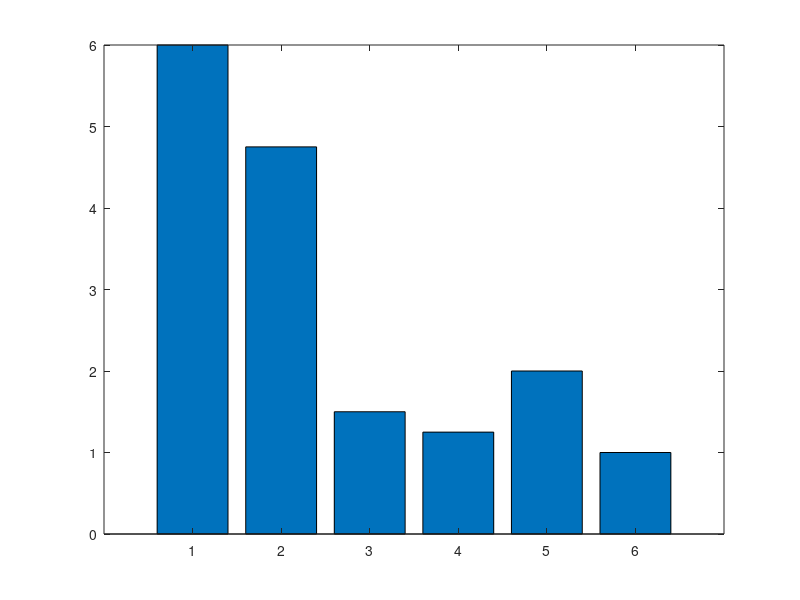

Write the MATLAB code that produced this figure.
function[] = least_squares_1D

%initialize s and t
s = [3;4;3;5;4;3];
t = [6;0;0;0;0;1];

%initialize A and b 
A = zeros(5,4);
b = zeros(5,1);

%fill in A and b
A(1,1) = 1;
A(2,1) = -1;
A(2,2) = 1;
A(3,2) = -1;
A(3,3) = 1;
A(4,3) = -1;
A(4,3) = 1;
A(5,4) = -1;
b(1) = s(2)-s(1)+t(1);
b(2) = s(3)-s(2);
b(3) = s(4)-s(3);
b(4) = s(5)-s(4);
b(5) = s(6)-s(5)-t(6);

%solve for gradient using normal equations
v = inv(A'*A)*A'*b;
t(2) = v(1);
t(3) = v(2);
t(4) = v(3);
t(5) = v(4);

%display solution
bar(t);

end 


